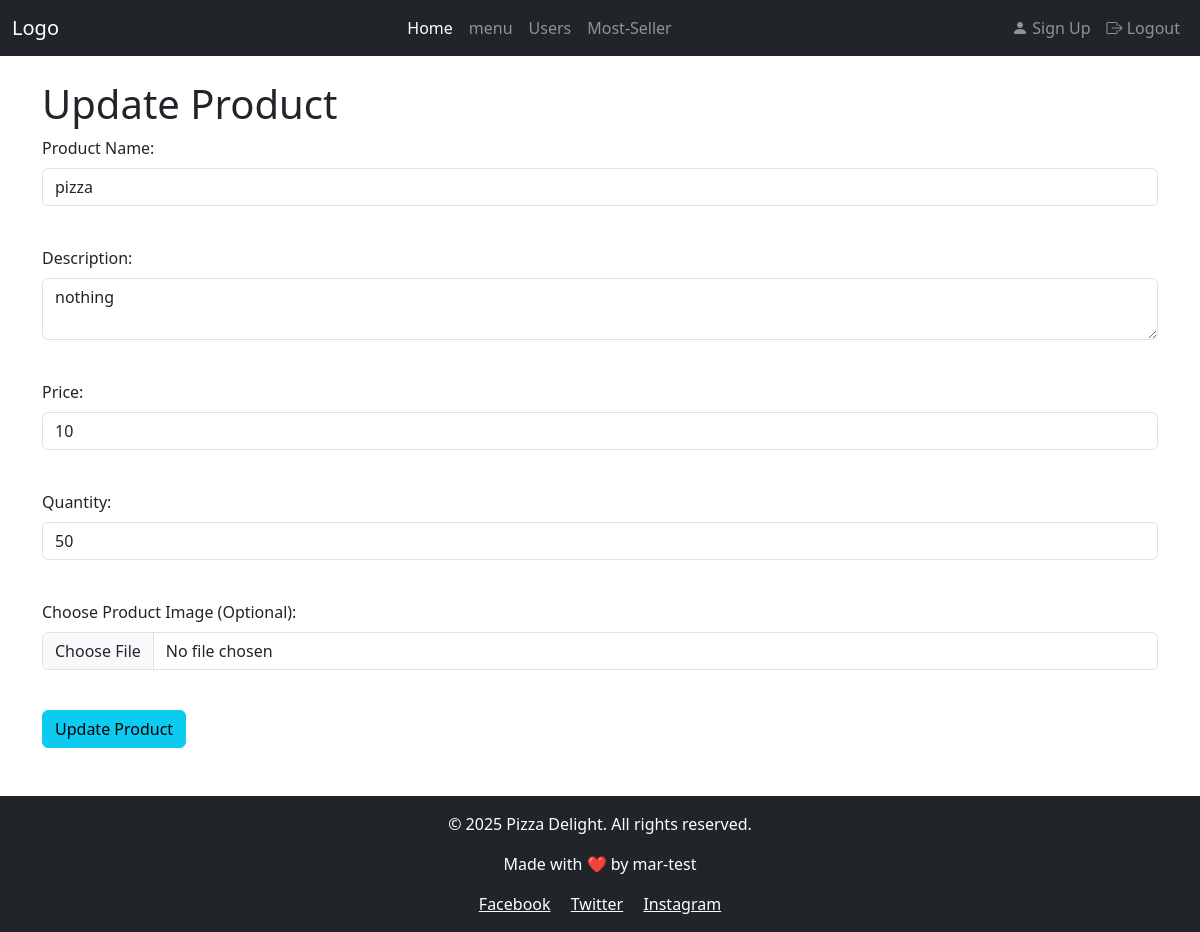
Page /updat.php?id=6 (signed in) on the committed database.
### tables this page shows
CREATE TABLE `produit` (
  `id` int(11) NOT NULL,
  `designation` varchar(255) NOT NULL,
  `description` text DEFAULT NULL,
  `prix` float NOT NULL,
  `qt` int(11) NOT NULL,
  `image_path` varchar(255) NOT NULL
);

### updat.php (the view, shortened to what this page needs)
<?php
require "db.php";
if (isset($_GET['id'])) {
    $product_id = $_GET['id'];
    $query = "SELECT * FROM produit WHERE id = ?";
    $stmt = $db->prepare($query);
    $stmt->bind_param("i", $product_id);
    $stmt->execute();
    $result = $stmt->get_result();
    $product = $result->fetch_assoc();
} else {
    header("Location: product_list.php");
}
?>
<!DOCTYPE html>
<html lang="en">
<head>
  <link rel="stylesheet" href="https://cdn.jsdelivr.net/npm/bootstrap@4.6.2/dist/css/bootstrap.min.css">
</head>
<body>
<?php include "includes/navbar.php"; ?>
<div class="container mt-4">
  <h1>Update Product</h1>
  <form action="" method="POST" enctype="multipart/form-data">
    <div class="form-group">
      <label for="product_name">Product Name:</label>
      <input type="text" name="product_name" value="<?php echo $product['designation']; ?>" required class="form-control"><br>
    </div>
    <div class="form-group">
      <label for="product_description">Description:</label>
      <textarea name="product_description" required class="form-control"><?php echo $product['description']; ?></textarea><br>
    </div>
    <div class="form-group">
      <label for="product_price">Price:</label>
      <input type="number" name="product_price" value="<?php echo $product['prix']; ?>" required class="form-control"><br>
    </div>
    <div class="form-group">
      <label for="product_quantity">Quantity:</label>
      <input type="number" name="product_quantity" value="<?php echo $product['qt']; ?>" required class="form-control"><br>
    </div>
    <div class="form-group">
      <label for="product_image">Choose Product Image (Optional):</label>
      <input type="file" name="product_image" class="form-control"><br>
    </div>
    <input type="submit" value="Update Product" class="btn btn-info">
  </form>
</div>
<?php include "includes/footer.php"; ?>
</body>
</html>

### rows in the picture
produit: product_name "pizza", product_description "nothing", product_price "10", product_quantity "50"
